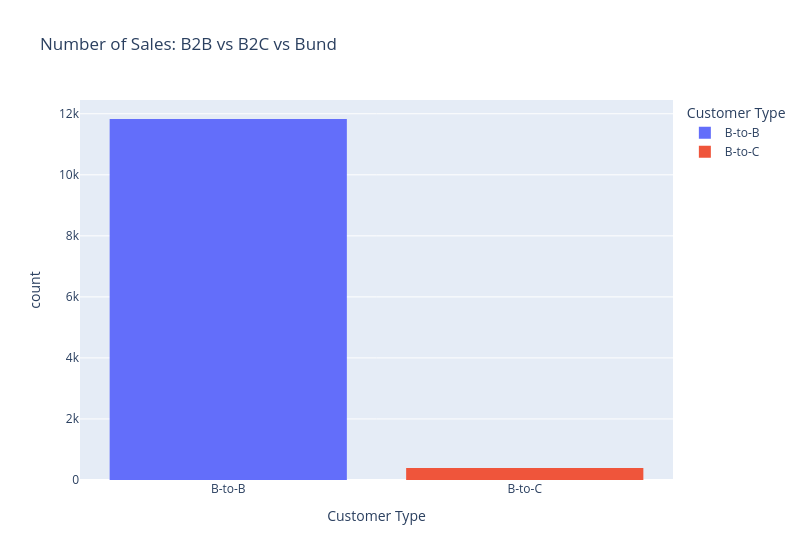

Notebook source saved alongside this figure:
### Code cell
df_plot = df.copy()
df_plot.columns = [
    "Customer Type" if column == "customer_type" else column
    for column in df_plot.columns
]

fig = px.histogram(
    df_plot,
    x="Customer Type",
    color="Customer Type",
    title="Number of Sales: B2B vs B2C vs Bund",
    width=800,
)
fig.show()

### Figure 1 — Plotly figure (JSON) as saved in the notebook; plotly's stock layout.template omitted (floating-point values rounded to 4 significant figures; data arrays with more than 128 entries replaced by an {"elided": "..."} marker saying what was removed)
{"data": [{"bingroup": "x", "hovertemplate": "Customer Type=%{x}<br>count=%{y}<extra></extra>", "legendgroup": "B-to-B", "marker": {"color": "#636efa", "pattern": {"shape": ""}}, "name": "B-to-B", "orientation": "v", "showlegend": true, "type": "histogram", "x": {"elided": "11829 str values"}, "xaxis": "x", "yaxis": "y"}, {"bingroup": "x", "hovertemplate": "Customer Type=%{x}<br>count=%{y}<extra></extra>", "legendgroup": "B-to-C", "marker": {"color": "#EF553B", "pattern": {"shape": ""}}, "name": "B-to-C", "orientation": "v", "showlegend": true, "type": "histogram", "x": {"elided": "392 str values"}, "xaxis": "x", "yaxis": "y"}], "layout": {"barmode": "relative", "legend": {"title": {"text": "Customer Type"}, "tracegroupgap": 0}, "title": {"text": "Number of Sales: B2B vs B2C vs Bund"}, "width": 800, "xaxis": {"anchor": "y", "categoryarray": ["B-to-B", "B-to-C"], "categoryorder": "array", "domain": [0, 1], "title": {"text": "Customer Type"}}, "yaxis": {"anchor": "x", "domain": [0, 1], "title": {"text": "count"}}}}
